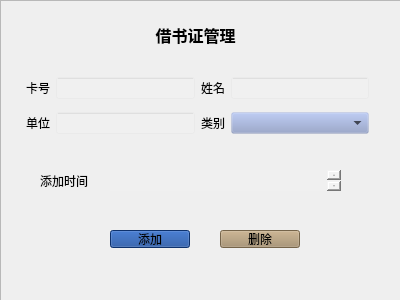
<?xml version="1.0" encoding="UTF-8"?>
<ui version="4.0">
 <class>borrowCard</class>
 <widget class="QWidget" name="borrowCard">
  <property name="geometry">
   <rect>
    <x>0</x>
    <y>0</y>
    <width>400</width>
    <height>300</height>
   </rect>
  </property>
  <property name="maximumSize">
   <size>
    <width>400</width>
    <height>300</height>
   </size>
  </property>
  <property name="windowTitle">
   <string>Form</string>
  </property>
  <widget class="QLabel" name="label">
   <property name="geometry">
    <rect>
     <x>140</x>
     <y>20</y>
     <width>111</width>
     <height>31</height>
    </rect>
   </property>
   <property name="text">
    <string>&lt;html&gt;&lt;head/&gt;&lt;body&gt;&lt;p align=&quot;center&quot;&gt;&lt;span style=&quot; font-size:12pt; font-weight:700;&quot;&gt;借书证管理&lt;/span&gt;&lt;/p&gt;&lt;/body&gt;&lt;/html&gt;</string>
   </property>
  </widget>
  <widget class="QFrame" name="frame">
   <property name="geometry">
    <rect>
     <x>17</x>
     <y>61</y>
     <width>361</width>
     <height>91</height>
    </rect>
   </property>
   <property name="styleSheet">
    <string notr="true">background-color: rgba(255, 255, 255, 0);</string>
   </property>
   <property name="frameShape">
    <enum>QFrame::NoFrame</enum>
   </property>
   <property name="frameShadow">
    <enum>QFrame::Raised</enum>
   </property>
   <layout class="QGridLayout" name="gridLayout">
    <item row="1" column="2">
     <widget class="QLabel" name="label_5">
      <property name="text">
       <string>类别</string>
      </property>
     </widget>
    </item>
    <item row="1" column="0">
     <widget class="QLabel" name="label_3">
      <property name="text">
       <string>单位</string>
      </property>
     </widget>
    </item>
    <item row="1" column="1">
     <widget class="QLineEdit" name="department">
      <property name="styleSheet">
       <string notr="true">background-color: rgba(255, 255, 255, 20);</string>
      </property>
     </widget>
    </item>
    <item row="0" column="2">
     <widget class="QLabel" name="label_4">
      <property name="text">
       <string>姓名</string>
      </property>
     </widget>
    </item>
    <item row="0" column="1">
     <widget class="QLineEdit" name="cardnum">
      <property name="styleSheet">
       <string notr="true">background-color: rgba(255, 255, 255, 20);</string>
      </property>
     </widget>
    </item>
    <item row="0" column="3">
     <widget class="QLineEdit" name="name">
      <property name="styleSheet">
       <string notr="true">background-color: rgba(255, 255, 255, 20);</string>
      </property>
     </widget>
    </item>
    <item row="0" column="0">
     <widget class="QLabel" name="label_2">
      <property name="text">
       <string>卡号</string>
      </property>
     </widget>
    </item>
    <item row="1" column="3">
     <widget class="QComboBox" name="cardtype">
      <property name="styleSheet">
       <string notr="true">background-color: rgba(140, 155, 198,30);</string>
      </property>
      <item>
       <property name="text">
        <string/>
       </property>
      </item>
      <item>
       <property name="text">
        <string>教师</string>
       </property>
      </item>
      <item>
       <property name="text">
        <string>学生</string>
       </property>
      </item>
     </widget>
    </item>
   </layout>
  </widget>
  <widget class="QPushButton" name="add">
   <property name="geometry">
    <rect>
     <x>110</x>
     <y>230</y>
     <width>80</width>
     <height>18</height>
    </rect>
   </property>
   <property name="styleSheet">
    <string notr="true">background-color: rgb(20, 69, 151);</string>
   </property>
   <property name="text">
    <string>添加</string>
   </property>
  </widget>
  <widget class="QPushButton" name="delete_2">
   <property name="geometry">
    <rect>
     <x>220</x>
     <y>230</y>
     <width>80</width>
     <height>18</height>
    </rect>
   </property>
   <property name="styleSheet">
    <string notr="true">background-color: rgb(164, 140, 104);</string>
   </property>
   <property name="text">
    <string>删除</string>
   </property>
  </widget>
  <widget class="QLabel" name="label_6">
   <property name="geometry">
    <rect>
     <x>40</x>
     <y>170</y>
     <width>61</width>
     <height>21</height>
    </rect>
   </property>
   <property name="text">
    <string>添加时间</string>
   </property>
  </widget>
  <widget class="QTextBrowser" name="updatetime">
   <property name="geometry">
    <rect>
     <x>110</x>
     <y>170</y>
     <width>231</width>
     <height>21</height>
    </rect>
   </property>
   <property name="styleSheet">
    <string notr="true">background-color: rgba(255, 255, 255, 20);</string>
   </property>
   <property name="frameShape">
    <enum>QFrame::NoFrame</enum>
   </property>
  </widget>
  <widget class="QFrame" name="frame_2">
   <property name="geometry">
    <rect>
     <x>0</x>
     <y>0</y>
     <width>401</width>
     <height>301</height>
    </rect>
   </property>
   <property name="styleSheet">
    <string notr="true">border-image: url(:/img/library.jpg);</string>
   </property>
   <property name="frameShape">
    <enum>QFrame::StyledPanel</enum>
   </property>
   <property name="frameShadow">
    <enum>QFrame::Raised</enum>
   </property>
  </widget>
  <zorder>frame_2</zorder>
  <zorder>label</zorder>
  <zorder>frame</zorder>
  <zorder>add</zorder>
  <zorder>delete_2</zorder>
  <zorder>label_6</zorder>
  <zorder>updatetime</zorder>
 </widget>
 <resources/>
 <connections/>
</ui>
